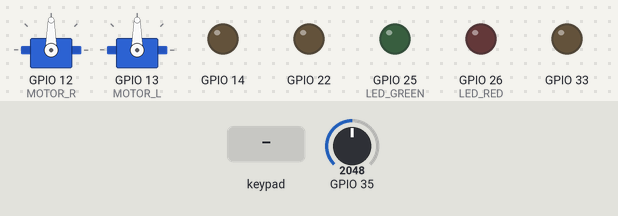
The program below on a simulated ESP32. Parts: 2 × servo, output pins drawn as LEDs (lit = HIGH). The test bench sets the inputs (shaded band); at power-on: GPIO 35 = 2048. Nothing arrives over Bluetooth unless stated; what the program prints to the serial monitor is not drawn.

Above: at 1.2 s.
1.3 s: key 'X' pressed
At 2.5 s:
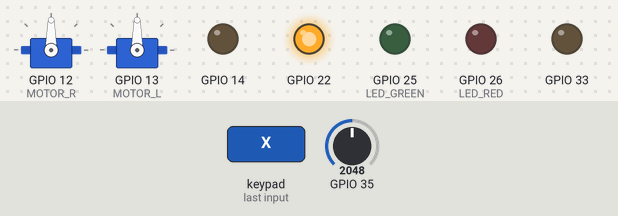
2.8 s: key 'O' pressed
At 3.8 s:
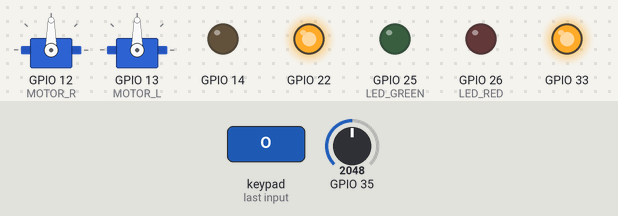
4.3 s: key 'T' pressed
At 5.0 s:
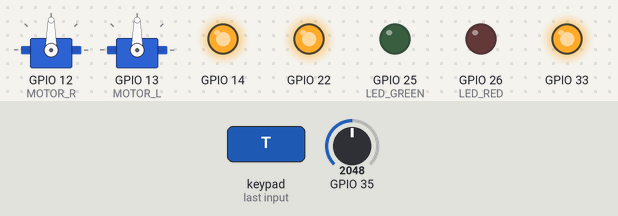
5.8 s: key 'X' pressed
At 6.2 s:
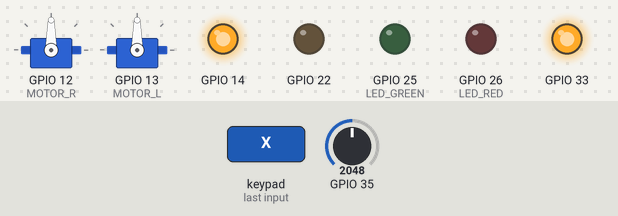
7.3 s: key 'O' pressed
At 7.6 s:
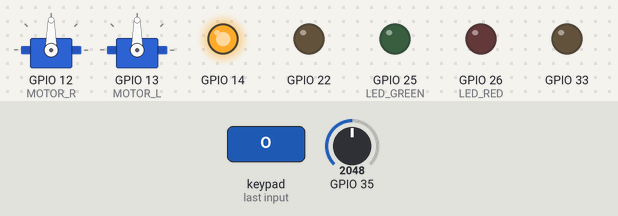
Timing chart, 0 to 9.8 s (numbered marks = the images above; inputs shaded):
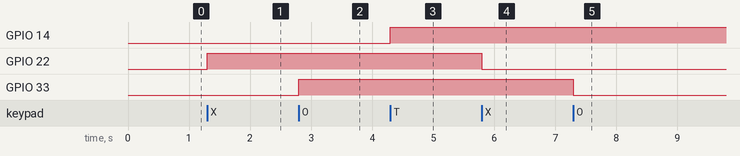

The program:

main.cpp
```cpp
#define LOG_LOCAL_LEVEL ESP_LOG_VERBOSE
#include "esp_log.h"
#include <Arduino.h>
#include <ESP32Servo.h>
#include <PS4Controller.h>
//#include "esp_gap_bt_api.h"

// GPIO CONFIG

/* 25: LED Grün hinten
** 26: LED Rot hinten
** 12: Motor ?
** 13: Motor ?
** 22: LED Weiss unten
** 23: ??? goes to charging board (white wire) but goes... nowhere? timer / port on mcu
** 27: LED Weiss vorne
** 35: Battery voltage / 50k + 50k
** 33: Hebebühne
** 34: ??? Goes to epoxied 2 pin part which has ~10kohm resistance, goes to adc / port on mcu probably temp sensor
** D34: echo
** D32: trig
*/

// leds on the boat
#define LED_GREEN 25
#define LED_RED 26
#define LED_UNTEN 22
#define LED_VORNE 14
#define BUEHNE 33
// brushed esc
#define MOTOR_L 13
#define MOTOR_R 12
// adcs for temperature (to correct distance) and battery (to know when its empty)
#define BAT_ADC 35
//50k - 50k voltage divider from vbat
#define TEMP_ADC 39
// aj-sr04m connections to get water depth / "fish finder", leave r19 open since we have a different constant in water...
#define ECHO 34
#define TRIG 32

#define VOLTAGE_MAX 4.2
#define VOLTAGE_MIN 3.3

void GPIOInit();
int measureDistance();
double getTemperature();
float getBatteryVoltage();
void initMotor();
int getBatteryPercentage();
void setMotorLeft(int degrees);
void setMotorRight(int degrees);
int mapStickToDegree(int StickPos);
void setDirection(int x, int y);
void handleController();
void buttonPressGPIO(unsigned long *timevar, int gpio);
void setBatteryLevelColor(int batteryLevel);
void detatchMotor();
void controllerLedTask(void *parameter);
void controllerLedTaskSetup();
Servo servo1;
Servo servo2;
int minUs = 1000;
int maxUs = 2000;

unsigned long previousMillis_ledred = 0;
TaskHandle_t ledtaskHandle = NULL;

void setup()
{
  Serial.begin(115200);
  Serial.setDebugOutput(true);
  esp_log_level_set("*", ESP_LOG_DEBUG);
  /*ESP_LOGD("MyTAG", "ESP_LOGD");
  ESP_LOGI("MyTAG", "ESP_LOGI");
  ESP_LOGW("MyTAG", "ESP_LOGW");
  ESP_LOGE("MyTAG", "ESP_LOGE");
  log_d("log_d");
  log_i("log_i");
  log_w("log_w");
  log_e("log_e");*/
  Serial.println("Hello World!");
  GPIOInit();
  initMotor();
  PS4.begin("BA:BA:CA:FF:EE:01");
}

void loop()
{
  unsigned long currentMillis = millis();
  // measureDistance();
  if (PS4.isConnected())
  {
    controllerLedTaskSetup();
    handleController();
    setDirection(PS4.LStickX(), PS4.LStickY());
  }
  else
  { // blink red led to indicate that no controller is connected.
    if (ledtaskHandle != NULL) //delete task since we dont have a controller to access
    {
      vTaskDelete(ledtaskHandle);
      ledtaskHandle = NULL;
    }
    if (currentMillis - previousMillis_ledred >= 1000)
    {
      digitalWrite(LED_RED, (digitalRead(LED_RED) == LOW) ? HIGH : LOW);
      digitalWrite(LED_GREEN, (digitalRead(LED_RED) == HIGH) ? LOW : HIGH);
      previousMillis_ledred = currentMillis;
    }
    // stop motors
    setDirection(0, 0);
  }
}
void controllerLedTaskSetup()
{
  if (ledtaskHandle == NULL)
  {
    xTaskCreate(
        controllerLedTask, // Function that should be called
        "ControllerLed",   // Name of the task (for debugging)
        3000,              // Stack size (bytes)
        NULL,              // Parameter to pass
        1,                 // Task priority
        &ledtaskHandle     // Task handle
    );
  }
}

void controllerLedTask(void *parameter)
{
  Serial.print("LEDTask is running on: ");
  Serial.println(xPortGetCoreID());
  digitalWrite(LED_RED, LOW);
  digitalWrite(LED_GREEN, LOW);
  while (true)
  {
    vTaskDelay(1000 / portTICK_PERIOD_MS); //1s
    setBatteryLevelColor(getBatteryPercentage());
    log_i("Bat: %.2fV", getBatteryVoltage());
    log_i("Temp: %.2fC", getTemperature());
    log_i("Controller Bat: %d", PS4.Battery());
  }
}

unsigned long ledmilu, ledmilo, hebmil;
void handleController()
{
  if (PS4.LStickX())
  {
    // Serial.printf("Left Stick x at %d\n", PS4.LStickX());
  }
  if (PS4.LStickY())
  {
    // Serial.printf("Left Stick y at %d\n", PS4.LStickY());
  }
  if (PS4.Triangle())
  {
    buttonPressGPIO(&ledmilo, LED_VORNE);
  }
  if (PS4.Cross())
  {
    buttonPressGPIO(&ledmilu, LED_UNTEN);
  }
  if (PS4.Circle())
  {
    buttonPressGPIO(&hebmil, BUEHNE);
  }
}

void buttonPressGPIO(unsigned long *timevar, int gpio)
{
  if (millis() - *timevar > 10)
  {
    digitalWrite(gpio, (digitalRead(gpio) == LOW) ? HIGH : LOW);
  }
  *timevar = millis();
}

bool isMotorDetached = false;
void setDirection(int x, int y)
{
  if (x < 30 && x > -30)
    x = 0; // Deadzone
  if (y < 30 && y > -30)
    y = 0;

  if (x == 0 && y == 0 && !isMotorDetached)
  { // motor whine patch
    detatchMotor();
    isMotorDetached = true;
  }
  else if (isMotorDetached)
  {
    initMotor();
    isMotorDetached = false;
  }

  int L = y + ((x < 0) ? abs(x) : 0);
  int R = y + ((x >= 0) ? x : 0);
  setMotorLeft(mapStickToDegree(L));
  setMotorRight(mapStickToDegree(R));
}

int mapStickToDegree(int StickPos)
{ // map -128 to 128 from stick to 0-180 for motor
  return map(StickPos, -128, 128, 0, 180);
}
void setMotorLeft(int degrees)
{
  servo2.write(degrees);
}
void setMotorRight(int degrees)
{
  servo1.write(degrees);
}
void initMotor()
{
  ESP32PWM::allocateTimer(0);
  // ESP32PWM::allocateTimer(1);
  servo1.setPeriodHertz(50); // Standard 50hz servo
  servo2.setPeriodHertz(50);
  servo1.attach(MOTOR_R, minUs, maxUs);
  servo2.attach(MOTOR_L, minUs, maxUs);
}
void detatchMotor()
{
  servo1.detach();
  servo2.detach();
  pinMode(MOTOR_L, LOW);
  pinMode(MOTOR_R, LOW);
}
void GPIOInit()
{
  digitalWrite(25, LOW);
  digitalWrite(26, LOW);

  digitalWrite(13, LOW);
  digitalWrite(12, LOW);

  // digitalWrite(23, HIGH);
  digitalWrite(22, LOW);
  digitalWrite(14, LOW);
  digitalWrite(33, LOW); // do not trigger now.

  pinMode(25, OUTPUT);
  pinMode(26, OUTPUT);

  pinMode(13, OUTPUT);
  pinMode(12, OUTPUT);

  pinMode(22, OUTPUT);
  // pinMode(23, OUTPUT);
  pinMode(14, OUTPUT);

  pinMode(33, OUTPUT);
  pinMode(35, INPUT);
  pinMode(39, INPUT_PULLUP);
  pinMode(34, INPUT_PULLUP);
  pinMode(32, OUTPUT);
}

// 1:1 voltage divider

float getBatteryVoltage()
{
  return ((float)analogRead(35) / 4095) * 3.3 * 2;
}
int getBatteryPercentage()
{
  return 100 * (getBatteryVoltage() - VOLTAGE_MIN) / (VOLTAGE_MAX - VOLTAGE_MIN);
}

void setBatteryLevelColor(int batteryLevel)
{
  // map battery level to an RGB color
  int blue = 0, red = 0, green = 0;
  if (batteryLevel > 100) //honestly, if this happens your lipo has a bad time
  {
    red = 255;
  }
  else
  {
    red = (100 - batteryLevel) * 255 / 100;
    green = batteryLevel * 255 / 100;
  }
  // set the RGB color
  PS4.setLed(red, green, blue);
  PS4.sendToController();
  delay(100);
}

double getTemperature()
{
  double R1 = 10000.0;         // voltage divider resistor value
  static double Beta = 3950.0; // Beta value
  double To = 298.15;          // Temperature in Kelvin for 25 degree Celsius
  double Ro = 10000.0;         // Resistance of Thermistor at 25 degree Celsius
  double Vout, Rt = 0;
  double T, Tc, Tf = 0;
  double adc = 0;
  double adcMax = 4095.0;
  double Vs = 3.3;
  adc = analogRead(39);
  // adc = ADC_LUT[(int)adc]; //nah, doesn't have to be this correct rn...

  Vout = adc * Vs / adcMax;
  Rt = R1 * Vout / (Vs - Vout);

  T = 1 / (1 / To + log(Rt / Ro) / Beta); // Temperature in Kelvin
  Tc = T - 273.15;                        // Celsius
  // Tf = Tc * 9 / 5 + 32;              // Fahrenheit
  return Tc;
}

//crappy aj-sr04m module always gives me 19cm, i didn't expect it to be this long...
//have to implement with custom hw
int measureDistance()
{
  // unsigned long duration_us;
  //  generate 10-microsecond pulse to TRIG pin
  digitalWrite(32, HIGH);
  delayMicroseconds(30);
  digitalWrite(32, LOW);

  // measure duration of pulse from ECHO pin
  float duration_us = pulseIn(34, HIGH);

  // calculate the distance
  // int distance_cm = 0.017 * duration_us;

  // print the value to Serial Monitor
  Serial.print("distance: ");
  Serial.print(duration_us / 58.8235); // distance_cm);
  Serial.println(" cm");

  delay(500);
  return 0; // distance_cm;
}
```

Measured:
- after the input at 1.3 s, GPIO 22: LOW → HIGH at once
- after the input at 2.8 s, GPIO 33: LOW → HIGH at once
- after the input at 4.3 s, GPIO 14: LOW → HIGH at once
- after the input at 5.8 s, GPIO 22: HIGH → LOW at once
- after the input at 7.3 s, GPIO 33: HIGH → LOW at once
